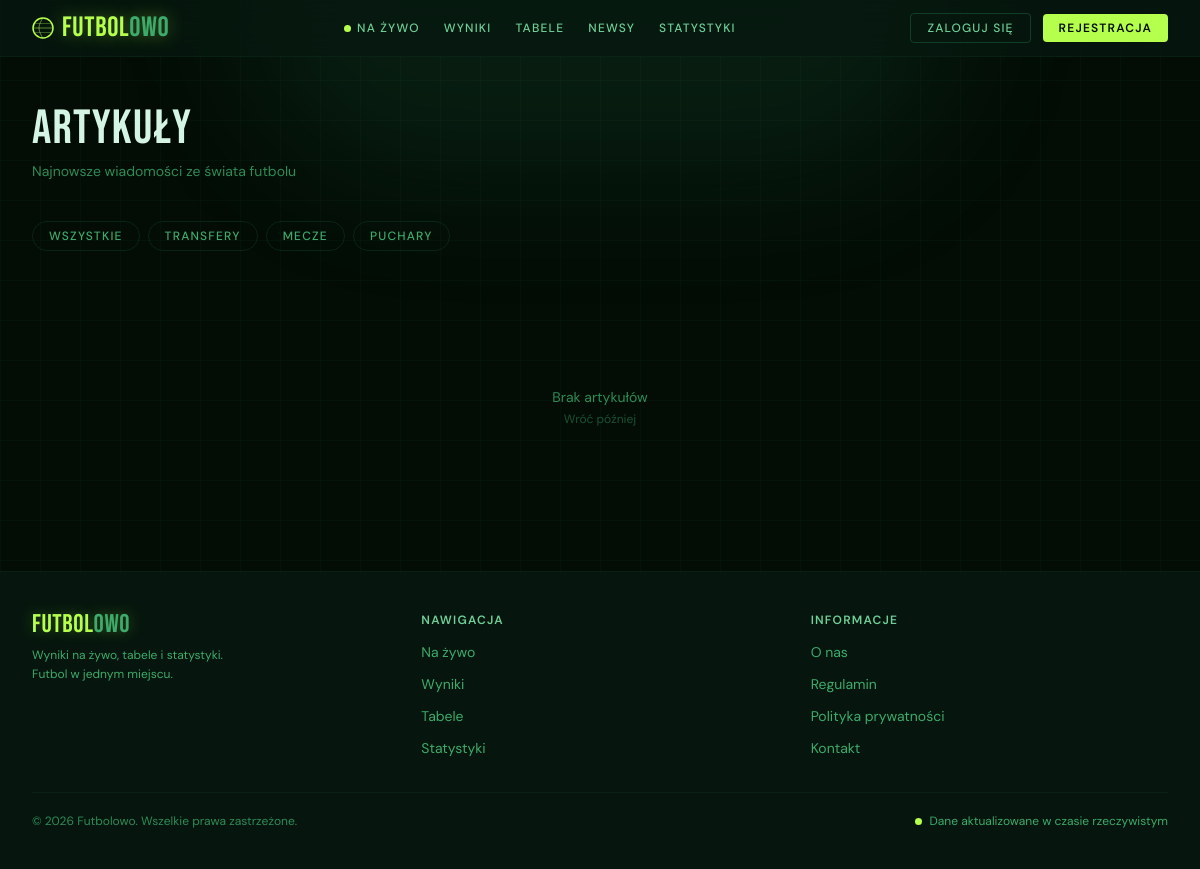
/articles/list, run on an earlier commit of the app's database.
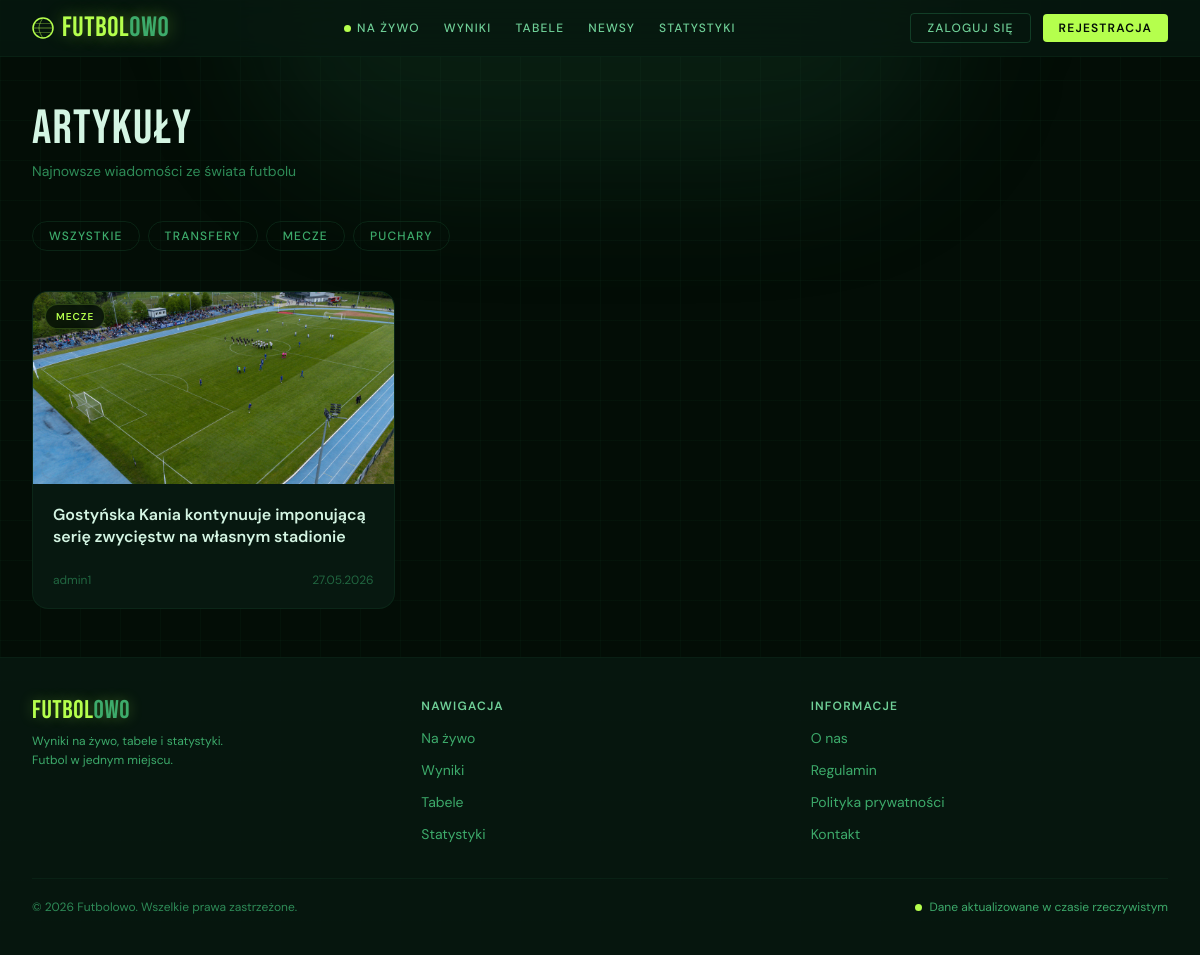
And on a later commit of the database.
### apps/articles/models.py (models this page shows, shortened)
class Article(models.Model):
    CATEGORY_CHOICES = [
        ("Transfery", "Transfery"),
        ("Mecze", "Mecze"),
        ("Puchary", "Puchary"),
    ]
    title = models.CharField(max_length=100, null=True)
    creator = models.ForeignKey(User, related_name="articles", on_delete=models.CASCADE)
    category = models.CharField(max_length=50 ,choices=CATEGORY_CHOICES)
    content = CKEditor5Field('Content', config_name='extends')
    created_at = models.DateTimeField(auto_now_add=True)
    thumbnail = models.ImageField(upload_to='thumbnails/%Y/%m/%d/')

### apps/articles/views.py (the view)
# urls.py: path("/list", views.article_list, name="list"),
def article_list(request):
    articles = Article.objects.all().order_by("-created_at")
    category = request.GET.get('category', '')
    if category:
        articles = articles.filter(category=category)
    return render(request, "articles/article_list.html", {
        "articles": articles,
    })

### apps/articles/templates/articles/article_list.html (shortened to what this page needs)
{% extends 'core/base.html' %}
{% block body %}
<div class="max-w-7xl mx-auto px-4 sm:px-6 lg:px-8 py-12">
  <div class="mb-10">
    <h1 class="font-display text-5xl tracking-wide text-forest-50 mb-2">Artykuły</h1>
    <p class="text-forest-400 text-sm">Najnowsze wiadomości ze świata futbolu</p>
  </div>
  <div class="flex gap-2 mb-10 flex-wrap">
    <a href="?category="
       class="px-4 py-1.5 rounded-full text-xs font-medium tracking-widest uppercase border border-forest-700/50 text-forest-300 hover:border-[#b5ff4d] hover:text-[#b5ff4d] transition-all duration-200">
      Wszystkie
    </a>
    <a href="?category=Transfery"
       class="px-4 py-1.5 rounded-full text-xs font-medium tracking-widest uppercase border border-forest-700/50 text-forest-300 hover:border-[#b5ff4d] hover:text-[#b5ff4d] transition-all duration-200">
      Transfery
    </a>
    <a href="?category=Mecze"
       class="px-4 py-1.5 rounded-full text-xs font-medium tracking-widest uppercase border border-forest-700/50 text-forest-300 hover:border-[#b5ff4d] hover:text-[#b5ff4d] transition-all duration-200">
      Mecze
    </a>
    <a href="?category=Puchary"
       class="px-4 py-1.5 rounded-full text-xs font-medium tracking-widest uppercase border border-forest-700/50 text-forest-300 hover:border-[#b5ff4d] hover:text-[#b5ff4d] transition-all duration-200">
      Puchary
    </a>
  </div>
  {% if articles %}
  <div class="grid grid-cols-1 sm:grid-cols-2 lg:grid-cols-3 gap-6">
    {% for article in articles %}
    <a href="{% url 'articles:view' article.pk %}"
       class="group bg-forest-900 border border-forest-700/40 rounded-2xl overflow-hidden hover:border-forest-500/60 hover:shadow-[0_0_24px_rgba(181,255,77,0.08)] transition-all duration-300 flex flex-col">
      <div class="relative overflow-hidden h-48">
        {% if article.thumbnail %}
          <img src="{{ article.thumbnail.url }}"
               alt="{{ article.title }}"
               class="w-full h-full object-cover group-hover:scale-105 transition-transform duration-500">
        {% else %}
          <div class="w-full h-full bg-forest-800 flex items-center justify-center">
            <span class="text-forest-600 text-xs uppercase tracking-widest">Brak zdjęcia</span>
          </div>
        {% endif %}
        <span class="absolute top-3 left-3 px-2.5 py-1 rounded-full text-[10px] font-semibold tracking-widest uppercase bg-forest-950/80 text-[#b5ff4d] border border-[#b5ff4d]/20 backdrop-blur-sm">
          {{ article.category }}
        </span>
      </div>
      <div class="p-5 flex flex-col flex-1">
        <h2 class="text-forest-50 font-semibold text-base leading-snug mb-2 group-hover:text-[#b5ff4d] transition-colors duration-200">
          {{ article.title }}
        </h2>
        <div class="mt-auto pt-4 flex items-center justify-between">
          <span class="text-forest-500 text-xs">{{ article.creator.username }}</span>
          <span class="text-forest-500 text-xs">{{ article.created_at|date:"d.m.Y" }}</span>
        </div>
      </div>
    </a>
    {% endfor %}
  </div>
  {% else %}
  <div class="flex flex-col items-center justify-center py-24 text-center">
    <p class="text-forest-400 text-sm mb-1">Brak artykułów</p>
    <p class="text-forest-600 text-xs">Wróć później</p>
  </div>
  {% endif %}
</div>
{% endblock %}

### apps/core/templates/core/base.html (shortened to what this page needs)
{% load static %}
<!DOCTYPE html>
<html lang="en">
<head>
    <script src="https://cdn.tailwindcss.com"></script>
    <link rel="stylesheet" href="{% static 'css/article.css' %}">
</head>
<body class="font-body bg-forest-950 text-forest-50 min-h-screen flex flex-col">
  <div class="pointer-events-none fixed top-0 left-1/2 -translate-x-1/2 -translate-y-1/2 w-[700px] h-[340px] rounded-full bg-forest-500/20 blur-3xl z-0"></div>
  <div class="pointer-events-none fixed inset-0 z-0"
       style="background-image:linear-gradient(rgba(33,102,64,.07) 1px,transparent 1px),linear-gradient(90deg,rgba(33,102,64,.07) 1px,transparent 1px);background-size:40px 40px"></div>
  <header class="sticky top-0 z-50 bg-forest-900/80 backdrop-blur-xl border-b border-forest-700/30">
    <div class="max-w-7xl mx-auto px-4 sm:px-6 lg:px-8">
      <div class="flex items-center justify-between h-14">
        <a href="{% url 'core:index' %}" class="flex items-center gap-2 no-underline">
          <span class="font-display text-[1.75rem] tracking-wide leading-none"
                style="color:#b5ff4d;text-shadow:0 0 18px rgba(181,255,77,.4)">
            Futbol<span class="text-forest-300">owo</span>
          </span>
        </a>
        <nav class="hidden md:flex items-center gap-6">
          <a href="#"
             class="flex items-center gap-1.5 text-xs font-medium tracking-widest uppercase text-forest-200 hover:text-[#b5ff4d] transition-colors duration-200">
            <span class="inline-block w-[7px] h-[7px] rounded-full bg-[#b5ff4d] animate-pulsedot shrink-0"></span>
            Na żywo
          </a>
          <a href="#" class="text-xs font-medium tracking-widest uppercase text-forest-200 hover:text-[#b5ff4d] transition-colors duration-200">Wyniki</a>
          <a href="#" class="text-xs font-medium tracking-widest uppercase text-forest-200 hover:text-[#b5ff4d] transition-colors duration-200">Tabele</a>
          <a href="{% url 'articles:list' %}" class="text-xs font-medium tracking-widest uppercase text-forest-200 hover:text-[#b5ff4d] transition-colors duration-200">Newsy</a>
          <a href="#" class="text-xs font-medium tracking-widest uppercase text-forest-200 hover:text-[#b5ff4d] transition-colors duration-200">Statystyki</a>
        </nav>
        <div class="hidden md:flex items-center gap-3">
            {% if user.is_authenticated %}
                <form action="/logout/" method="POST">
                    {% csrf_token %}
                    <button type="submit" class="px-4 py-1.5 rounded text-xs font-semibold tracking-widest uppercase bg-[#b5ff4d] text-forest-950 hover:bg-[#caff7a] hover:shadow-[0_0_16px_rgba(181,255,77,.4)] transition-all duration-200">Wyloguj się</button>
                </form>
            {% else %}
                <a href="{% url 'login' %}" class="px-4 py-1.5 rounded text-xs font-medium tracking-widest uppercase text-forest-200 border border-forest-500/50 hover:border-[#b5ff4d] hover:text-[#b5ff4d] hover:shadow-[0_0_12px_rgba(181,255,77,.2)] transition-all duration-200">
                    Zaloguj się
                </a>
                <a href="{% url 'register' %}" class="px-4 py-1.5 rounded text-xs font-semibold tracking-widest uppercase bg-[#b5ff4d] text-forest-950 hover:bg-[#caff7a] hover:shadow-[0_0_16px_rgba(181,255,77,.4)] transition-all duration-200">
                    Rejestracja
                </a>
            {% endif %}
        </div>
      </div>
    </div>
  </header>
  <main class="relative z-10 flex-1">
    {% block body %}
    {% endblock %}
  </main>
  <footer class="relative z-10 bg-forest-900/90 border-t border-forest-700/25">
    <div class="max-w-7xl mx-auto px-4 sm:px-6 lg:px-8 py-10">
      <div class="grid grid-cols-1 sm:grid-cols-3 gap-8 mb-8">
        <div>
          <p class="font-display text-[1.6rem] tracking-wide leading-none mb-2"
             style="color:#b5ff4d;text-shadow:0 0 14px rgba(181,255,77,.3)">
            Futbol<span class="text-forest-300">owo</span>
          </p>
          <p class="text-forest-300 text-xs leading-relaxed">
            Wyniki na żywo, tabele i statystyki.<br>Futbol w jednym miejscu.
          </p>
        </div>
        <div>
          <p class="text-forest-200 text-xs font-semibold uppercase tracking-widest mb-3">Nawigacja</p>
          <ul class="space-y-2">
            <li><a href="#" class="text-forest-300 hover:text-[#b5ff4d] text-sm transition-colors duration-200">Na żywo</a></li>
            <li><a href="#" class="text-forest-300 hover:text-[#b5ff4d] text-sm transition-colors duration-200">Wyniki</a></li>
            <li><a href="#" class="text-forest-300 hover:text-[#b5ff4d] text-sm transition-colors duration-200">Tabele</a></li>
            <li><a href="#" class="text-forest-300 hover:text-[#b5ff4d] text-sm transition-colors duration-200">Statystyki</a></li>
          </ul>
        </div>
        <div>
          <p class="text-forest-200 text-xs font-semibold uppercase tracking-widest mb-3">Informacje</p>
          <ul class="space-y-2">
            <li><a href="#" class="text-forest-300 hover:text-[#b5ff4d] text-sm transition-colors duration-200">O nas</a></li>
            <li><a href="#" class="text-forest-300 hover:text-[#b5ff4d] text-sm transition-colors duration-200">Regulamin</a></li>
            <li><a href="#" class="text-forest-300 hover:text-[#b5ff4d] text-sm transition-colors duration-200">Polityka prywatności</a></li>
            <li><a href="#" class="text-forest-300 hover:text-[#b5ff4d] text-sm transition-colors duration-200">Kontakt</a></li>
          </ul>
        </div>
      </div>
      <div class="border-t border-forest-700/30 pt-5 flex flex-col sm:flex-row justify-between items-center gap-3">
        <p class="text-forest-400 text-xs">© {% now "Y" %} Futbolowo. Wszelkie prawa zastrzeżone.</p>
        <div class="flex items-center gap-2">
          <span class="inline-block w-[7px] h-[7px] rounded-full bg-[#b5ff4d] animate-pulsedot shrink-0"></span>
          <span class="text-forest-300 text-xs">Dane aktualizowane w czasie rzeczywistym</span>
        </div>
      </div>
    </div>
  </footer>
</body>
</html>

What changed in the data, as far as the page shows it:
added Article: thumbnail (picture), category "MECZE", title "Gostyńska Kania kontynuuje imponującą serię zwycięstw na własnym stadionie", creator.username "admin1", created_at "27.05.2026"
Also different on the page:
text no longer shown: "Brak artykułów Wróć później"
